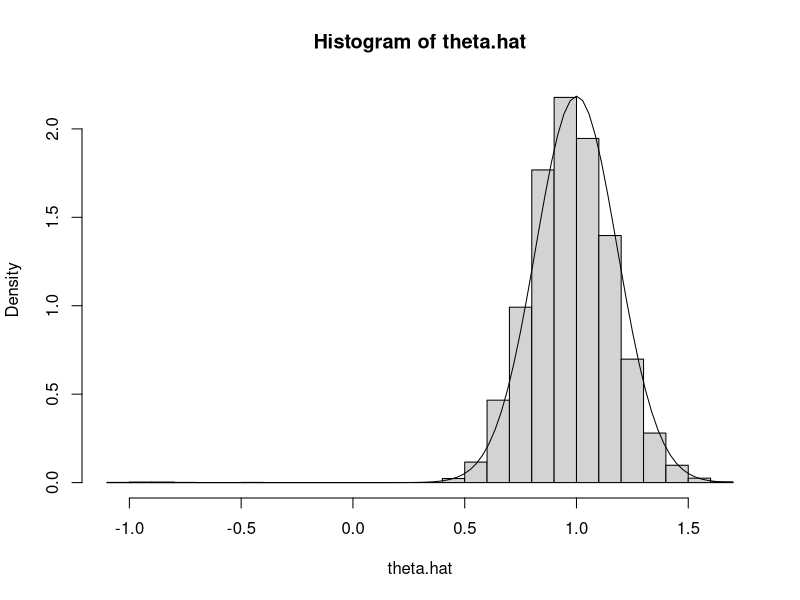

Recreate this plot in R. (Note: this script raises an error after producing the figure.)
## ---- chunk 1
# sample size
n <- 10
# simulation sample size
nsim <- 1e4
# true unknown parameter value
# of course in the simulation it is known, but we pretend we don't
# know it and estimate it
theta <- 1

doit <- function(estimator, seed = 42) {
    set.seed(seed)
    result <- double(nsim)
    for (i in 1:nsim) {
        x <- rnorm(n, theta, abs(theta))
        result[i] <- estimator(x)
    }
    return(result)
}

mlogl <- function(theta, x) sum(- dnorm(x, theta, abs(theta), log = TRUE))

mle <- function(x) {
    theta.start <- sign(mean(x)) * sd(x)
    if (all(x == 0) || theta.start == 0)
        return(0)
    nout <- nlm(mlogl, theta.start, iterlim = 1000, x = x)
    if (nout$code > 3)
        return(NaN)
    return(nout$estimate)
}
## ---- chunk 2
theta.hat <- doit(mle)
## ---- chunk 3
hist(theta.hat, probability = TRUE, breaks = 30)
curve(dnorm(x, mean = theta, sd = theta / sqrt(3 * n)), add = TRUE)
## ---- chunk 4
sum(is.na(theta.hat))
mean(is.na(theta.hat))
sum(theta.hat < 0, na.rm = TRUE)
mean(theta.hat < 0, na.rm = TRUE)
## ---- chunk 5
time1 <- system.time(theta.hat.mle <- doit(mle))
time1
## ---- chunk 6
nsim <- 1e5
nrep <- 7
time1 <- NULL
for (irep in 1:nrep)
    time1 <- rbind(time1, system.time(theta.hat.mle <- doit(mle)))
time1
apply(time1, 2, mean)
apply(time1, 2, sd) / sqrt(nrep)
## ---- chunk 7
library(parallel)
ncores <- detectCores()
mclapply(1:ncores, function(x) Sys.getpid(), mc.cores = ncores)
## ---- chunk 8
RNGkind("L'Ecuyer-CMRG")
set.seed(42)
mclapply(1:ncores, function(x) rnorm(5), mc.cores = ncores)
## ---- chunk 9
mclapply(1:ncores, function(x) rnorm(5), mc.cores = ncores)
## ---- chunk 10
doit <- function(nsim, estimator) {
    result <- double(nsim)
    for (i in 1:nsim) {
        x <- rnorm(n, theta, abs(theta))
        result[i] <- estimator(x)
    }
    return(result)
}
## ---- chunk 11
mout <- mclapply(rep(nsim / ncores, ncores), doit,
    estimator = mle, mc.cores = ncores)
lapply(mout, head)
## ---- chunk 12
length(mout)
sapply(mout, length)
lapply(mout, head)
## ---- chunk 13
theta.hat <- unlist(mout)
hist(theta.hat, probability = TRUE, breaks = 30)
curve(dnorm(x, mean = theta, sd = theta / sqrt(3 * n)), add = TRUE)
## ---- chunk 14
time4 <- NULL
for (irep in 1:nrep)
    time4 <- rbind(time4, system.time(theta.hat.mle <-
        unlist(mclapply(rep(nsim / ncores, ncores), doit,
            estimator = mle, mc.cores = ncores))))
time4
apply(time4, 2, mean)
apply(time4, 2, sd) / sqrt(nrep)
## ---- chunk 15
apply(time4, 2, mean)["elapsed"]
## ---- chunk 16
apply(time1, 2, mean)["elapsed"]
## ---- chunk 17
rats <- apply(time1, 2, mean)["elapsed"] / apply(time4, 2, mean)["elapsed"]
## ---- chunk 18
library(parallel)
ncores <- detectCores()
cl <- makePSOCKcluster(ncores)
parLapply(cl, 1:ncores, function(x) Sys.getpid())
stopCluster(cl)
## ---- chunk 19
cl <- makePSOCKcluster(ncores)
clusterSetRNGStream(cl, 42)
parLapply(cl, 1:ncores, function(x) rnorm(5))
parLapply(cl, 1:ncores, function(x) rnorm(5))
## ---- chunk 20
clusterExport(cl, c("doit", "mle", "mlogl", "n", "nsim", "theta"))
## ---- chunk 21
pout <- parLapply(cl, rep(nsim / ncores, ncores), doit, estimator = mle)
## ---- chunk 22
length(pout)
sapply(pout, length)
lapply(pout, head)
## ---- chunk 23
theta.hat <- unlist(mout)
hist(theta.hat, probability = TRUE, breaks = 30)
curve(dnorm(x, mean = theta, sd = theta / sqrt(3 * n)), add = TRUE)
## ---- chunk 24
time5 <- NULL
for (irep in 1:nrep)
    time5 <- rbind(time5, system.time(theta.hat.mle <-
        unlist(parLapply(cl, rep(nsim / ncores, ncores),
            doit, estimator = mle))))
time5
apply(time5, 2, mean)
apply(time5, 2, sd) / sqrt(nrep)
## ---- chunk 25
apply(time5, 2, mean)["elapsed"]
## ---- chunk 26
apply(time1, 2, mean)["elapsed"]
## ---- chunk 27
rats <- apply(time1, 2, mean)["elapsed"] / apply(time5, 2, mean)["elapsed"]
## ---- chunk 28
stopCluster(cl)
